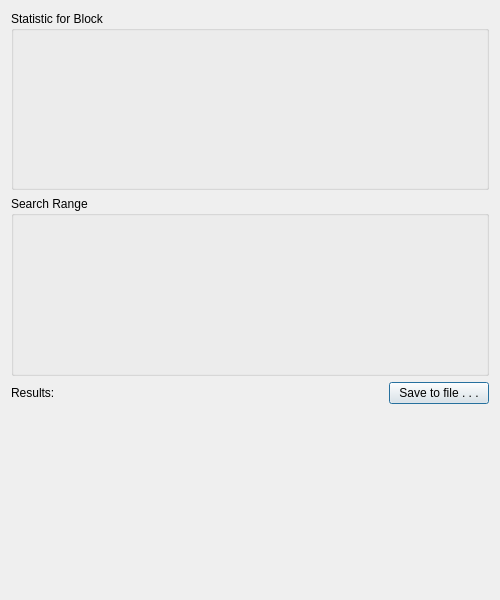
<?xml version="1.0" encoding="UTF-8"?>
<ui version="4.0">
 <class>StatisticDialog</class>
 <widget class="QDialog" name="StatisticDialog">
  <property name="geometry">
   <rect>
    <x>0</x>
    <y>0</y>
    <width>500</width>
    <height>600</height>
   </rect>
  </property>
  <property name="windowTitle">
   <string>Dialog</string>
  </property>
  <layout class="QVBoxLayout" name="verticalLayout">
   <item>
    <widget class="QGroupBox" name="gb_select">
     <property name="title">
      <string>Statistic for Block</string>
     </property>
     <layout class="QVBoxLayout" name="layout_select"/>
    </widget>
   </item>
   <item>
    <widget class="QGroupBox" name="groupBox_2">
     <property name="title">
      <string>Search Range</string>
     </property>
     <layout class="QVBoxLayout" name="verticalLayout_2">
      <property name="leftMargin">
       <number>0</number>
      </property>
      <property name="topMargin">
       <number>0</number>
      </property>
      <property name="rightMargin">
       <number>0</number>
      </property>
      <property name="bottomMargin">
       <number>0</number>
      </property>
      <item>
       <widget class="SearchRangeWidget" name="range" native="true"/>
      </item>
     </layout>
    </widget>
   </item>
   <item>
    <layout class="QHBoxLayout" name="horizontalLayout">
     <item>
      <widget class="QLabel" name="label_result">
       <property name="sizePolicy">
        <sizepolicy hsizetype="MinimumExpanding" vsizetype="Preferred">
         <horstretch>0</horstretch>
         <verstretch>0</verstretch>
        </sizepolicy>
       </property>
       <property name="text">
        <string>Results:</string>
       </property>
      </widget>
     </item>
     <item>
      <widget class="QPushButton" name="pb_save">
       <property name="sizePolicy">
        <sizepolicy hsizetype="Fixed" vsizetype="Fixed">
         <horstretch>0</horstretch>
         <verstretch>0</verstretch>
        </sizepolicy>
       </property>
       <property name="minimumSize">
        <size>
         <width>100</width>
         <height>0</height>
        </size>
       </property>
       <property name="text">
        <string>Save to file . . .</string>
       </property>
      </widget>
     </item>
    </layout>
   </item>
   <item>
    <widget class="StatisticLabel" name="label_graph">
     <property name="mouseTracking">
      <bool>true</bool>
     </property>
     <property name="text">
      <string/>
     </property>
    </widget>
   </item>
  </layout>
 </widget>
 <customwidgets>
  <customwidget>
   <class>SearchRangeWidget</class>
   <extends>QWidget</extends>
   <header>search/searchrangewidget.h</header>
   <container>1</container>
  </customwidget>
  <customwidget>
   <class>StatisticLabel</class>
   <extends>QLabel</extends>
   <header>search/statisticlabel.h</header>
  </customwidget>
 </customwidgets>
 <resources/>
 <connections/>
</ui>
